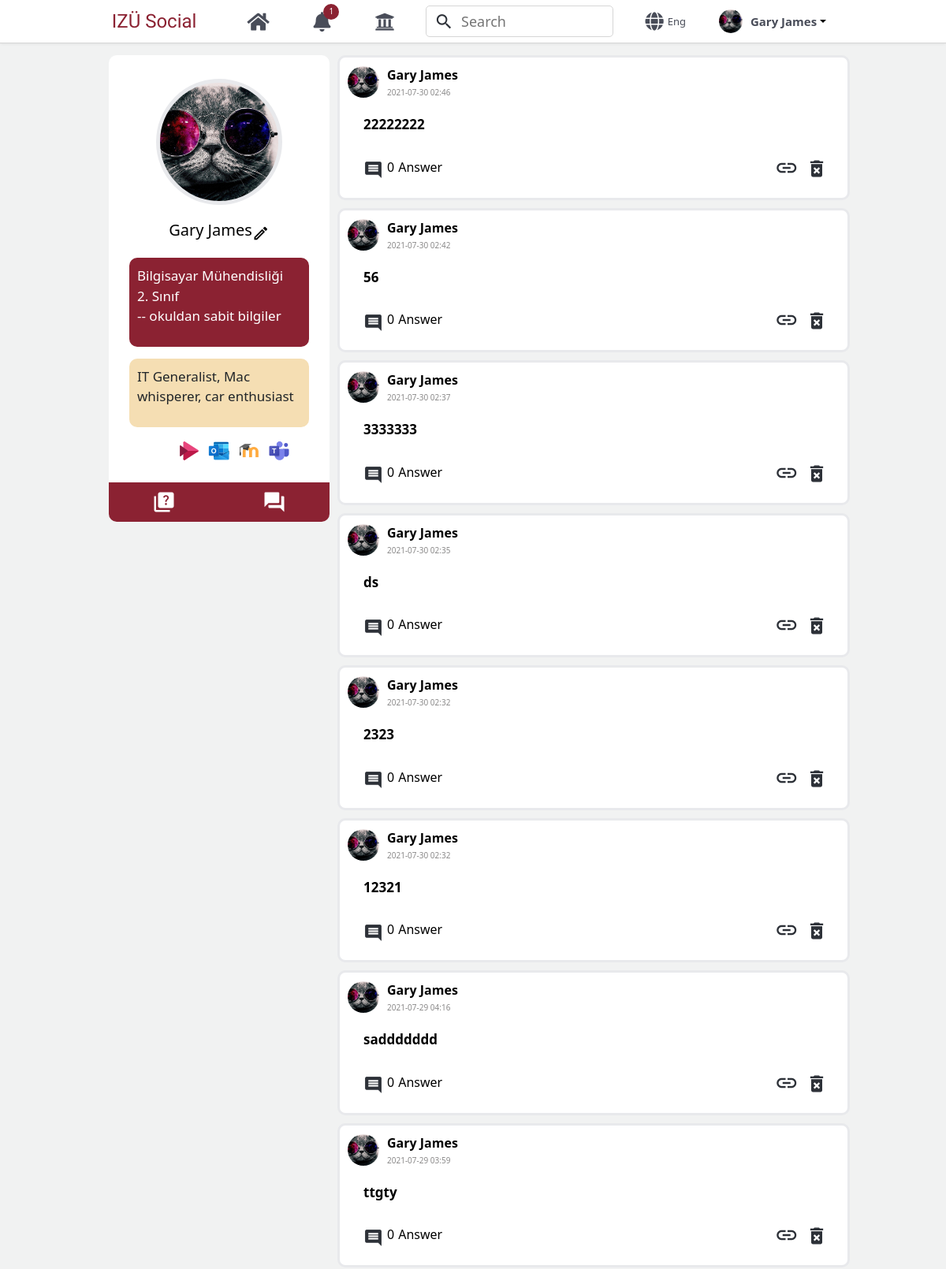
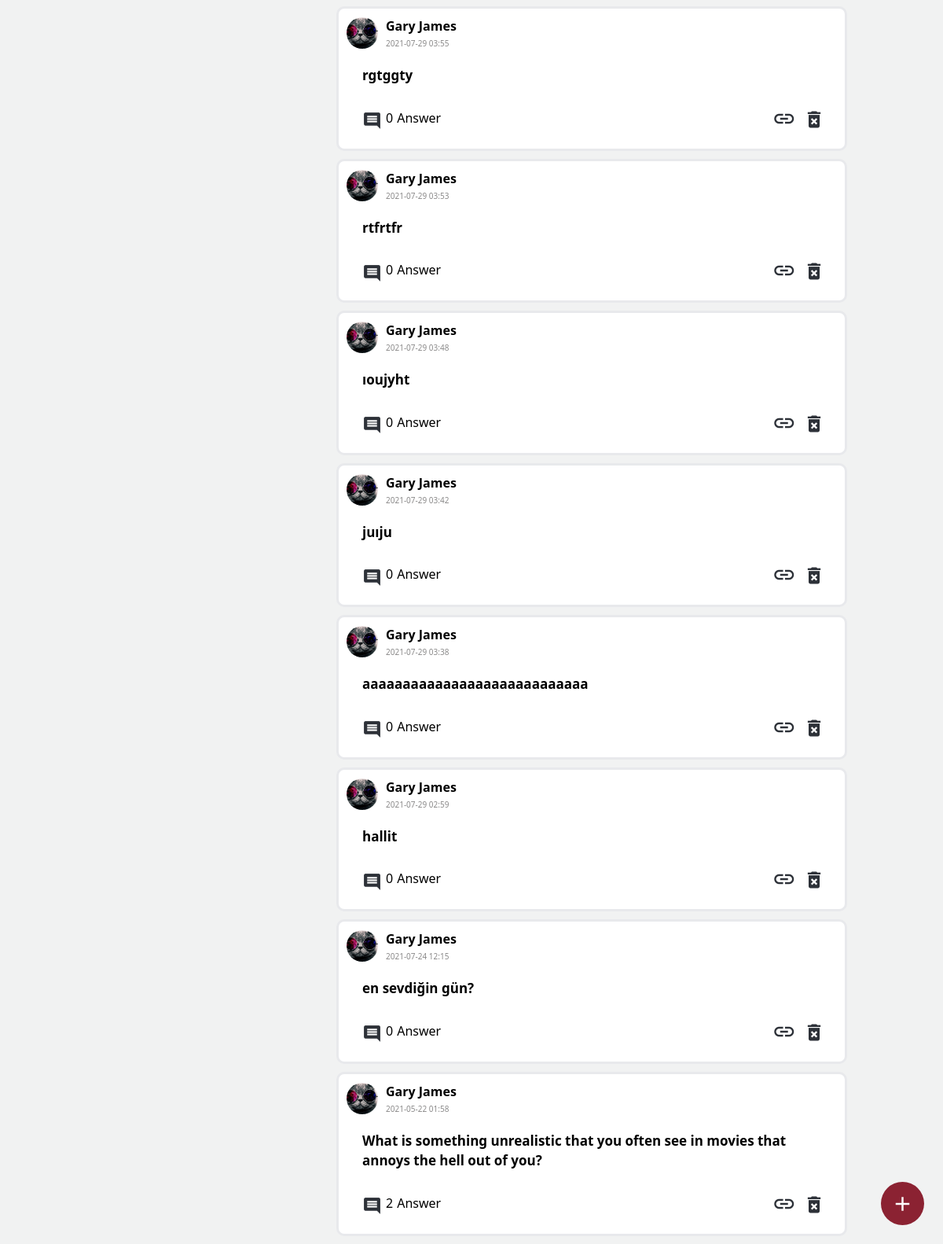
Page /ProfileEditor.php?userID=18 (signed in) on the committed database (2 pictures, top to bottom).
### tables this page shows
CREATE TABLE `questions` (
  `QuestionID` int(11) UNSIGNED NOT NULL,
  `Question` varchar(500) NOT NULL,
  `Question_type` int(2) NOT NULL DEFAULT 1,
  `Section_Name` varchar(50) DEFAULT NULL,
  `Question_Date` varchar(100) NOT NULL,
  `Option1` varchar(150) DEFAULT NULL,
  `Option2` varchar(150) DEFAULT NULL,
  `Option3` varchar(150) DEFAULT NULL,
  `Option4` varchar(150) DEFAULT NULL,
  `Option5` varchar(150) DEFAULT NULL,
  `Correct_Option` varchar(150) DEFAULT NULL,
  `Yes` int(2) DEFAULT 0,
  `No` int(2) DEFAULT 0,
  `UserID` int(11) UNSIGNED NOT NULL
);

### ProfileEditor.php (the view, shortened to what this page needs)
<?php
require_once("connection.php");
?>
<html lang="en">
<head>
    <link rel="stylesheet" href="bootstrap.min.css">
    <link rel="stylesheet" href="https://cdnjs.cloudflare.com/ajax/libs/font-awesome/5.15.3/css/all.min.css" />
    <link rel="stylesheet" href="indexStyle.css">
    <link rel="stylesheet" href="Second_index.css">
    <link rel="stylesheet" href="Question.css">
    <link rel="stylesheet" href="Profile_Style.css">
</head>
<body>
<nav  id="navBar">
        <div class="rowflex" id="navbar_big_div">
            <div>
                <a class="brand" href="index.php?userID=<?php echo $_SESSION["userID"];?>" >
                IZÜ Social
                </a>
            </div>
            <div class="rowflex ml-5 mr-4" id="Home_icon">
                <a class="nav-link" href="index.php?userID=<?php echo $_SESSION["userID"];?>">
                    <i class="fas fa-home font-adjust nav_icons_color" style="font-size:25px"></i>
                </a>
            </div>
            <div class="rowflex" id="Notifications_icon">
                <a class="nav-link" href="#">
                    <i class="fas fa-bell font-adjust nav_icons_color" style="font-size:25px"></i>
                </a>
                <div class="Notifications_icon_number">
                    1
                </div>
            </div>
            <div class="rowflex ml-4 mr-4 "  id="Campus_icon">
                <a class="nav-link" href="https://kampus.izu.edu.tr/login" target="_blank">
                    <i class="fas fa-university font-adjust nav_icons_color " style="font-size:25px" ></i>
                </a>
            </div>
            <div class="SearchBarContainer  mr-4 rowflex">
                <div style="order:1;cursor:pointer;width:10%;" class="icon_div rowflex">
                <span class="material-icons" name="search_botton" style="font-size:25;color:#999CA6s;">
                </span>
                </div>
                <div style="order:2;width:90%">
                <input type="text" id="search" placeholder="Search" name="search_input" >
                </div>
            </div>
            <div class="dropdown flex_row_start" id="Language_icon">
                <a class="nav-link" style="color:white" href="#" id="navbarDropdown" role="button" data-toggle="dropdown" aria-haspopup="true" aria-expanded="false">
                <i class="fas fa-globe font-adjust nav_icons_color rowflex" style="font-size:24px">
                <span style="font-size:13px;padding-left:5px;font-weight:normal">Eng</span></i>
                </a>
            </div>
                <div class="dropdown rowflex ml-3" style="width:auto"  id="Profile_icon">
                    <a style="cursor:pointer" data-toggle="dropdown" class="dropdown-toggle rowflex Black_Link">
                        <div class="smallPicDiv" alt="profile" title="Profile"
                            style=";background-image: url(user_images/<?php echo $_SESSION["Profile_Picture"];?>);
                            width: 30;height: 30;margin-right:10px">
                        </div> <span style="color:#494D59;font-size:15px"><?php echo $_SESSION["Name"];?></span>
                    </a>
                </div>
        </div>
</nav>
<div class="fixed_ask_div rowflex  AskButton">
  <span class="material-icons" style="font-size:30px;color:white">
  </span>
</div>
<div class="ProfilePage_Box">
<div style="order:1" class="left_Side">
<div id="ProfileDiv">
             <div style="position:relative;display:inline" class="turnHover">
             <div class="profilePicDiv" style="order:1;background-image: url(user_images/<?php echo $_SESSION["Profile_Picture"];?>)"></div>
             </div>
             <div style="order:5;display: flex;flex-direction: row;justify-content:center;align-items: flex-start;">
                <img src="images/students_30px.png" alt="student" >
                <a href="http://">
                 <img src="images/microsoft_stream_2019_30px.png" alt="stream" style="margin:0px 8px 0px 8px" class="scale_motion">
                </a>
               <a href="http://">
                <img src="images/microsoft_outlook_2019_30px.png" alt="outlook" class="scale_motion">
               </a>
               <a href="http://">
                 <img src="images/moodle_30px.png" alt="moodle" style="margin:0px 8px 0px 8px" class="scale_motion">
               </a>
                <a href="http://">
                  <img src="images/microsoft_teams_2019_30px.png" alt="teams" class="scale_motion">
                </a>
            </div>
    <div class="info rowflex" style="order:2;word-wrap: break-word;max-width:130px;">
            <div>
                <h5 style="color:black;order:2">
                <?php
                    echo $_SESSION["Name"];
                ?>
                </h5>
            </div>
            <div>
               <span class="material-icons-outlined scale_motion" style="font-size:22;cursor: pointer;color:black;" onclick="OpenButtonEdit_Profile()">
                </span>
            </div>
    </div>
 <div class="textareaProfile" style="background-color:#8B2232;color:white;order:3">
  <p>
  Bilgisayar Mühendisliği<br>
  2. Sınıf<br>
  -- okuldan sabit bilgiler
  </p>
 </div>
  <div class="textareaProfile" style="order:4;margin:10px 0px 10px 0px">
  <p>
     <?php
         echo $_SESSION["User_info"];
     ?>
     </p>
 </div>
</div>
 <div class="profileMenu">
     <div class="Half_Menu" id="QButton">
         <span class="material-icons" style="font-size:30;cursor: pointer;color:white;" >
        </span>
     </div>
     <div class="Half_Menu" id="AButton">
          <span class="material-icons" style="font-size:30;cursor: pointer;color:white;" >
          </span>
     </div>
 </div>
</div>
<div style="order:2;" class="right_Side">
<div id="Sorularim">
 <?php
 $userid=$_SESSION["userID"];
 $select_query=mysqli_query($connection,"SELECT * FROM questions WHERE UserID=$userid ORDER BY QuestionID DESC");
 while($AllQuestions = mysqli_fetch_assoc($select_query)){
 $questionid=$AllQuestions["QuestionID"];
 ?>
 <div class="ProfilePage_Containers" id="ProfilePage_Containers_<?php echo $AllQuestions['QuestionID']; ?>">
     <div style="order: 1;display:flex;flex-direction:row;align-items:center">
         <div class="smallPicDiv" style="order: 1;margin-right:10px;background-image: url(user_images/<?php echo $_SESSION["Profile_Picture"];?>)"></div>
        <div style="order: 2;display:flex;flex-direction:column;align-items:flex-start">
         <div>
         <a href="ProfileEditor.php?userID=<?php echo $_SESSION["userID"];?>" class="Black_Link">
            <?php
               echo $_SESSION["Name"];
            ?>
         </a>
         </div>
          <div style="font-size: 10px;margin-top:3px;color:rgb(139, 138, 138)">
           <?php
          echo $AllQuestions["Question_Date"];
           ?>
          </div>
        </div>
    </div>
    <div style="padding:20px 20px 20px 20px;font-size: 17px;order: 2;word-wrap: break-word;font-weight: bold;">
    <a href="QuestionPreview.php?userID=<?php echo $_SESSION["userID"];?>&QuestionID=<?php echo  $AllQuestions["QuestionID"];?>" class="questionLink">
        <?php echo $AllQuestions["Question"];?>
     </a>
    </div>
    <div class="ProfilePage_Containers_footer" style="order:3;">
           <div style="margin:0px 20px 0px 15px" class="rowflex simpleHover">
            <div>
               <a href="QuestionPreview.php?userID=<?php echo $_SESSION["userID"];?>&QuestionID=<?php echo  $AllQuestions["QuestionID"];?>"
              style="text-decoration: none;color: black;">
                <span class="material-icons" alt="deleteIcon" style="font-size:25;margin-left: 5px;float: left;cursor: pointer;">
                </span>
            </div>
            <div>
                <h6 style="margin-top: 2px;font-weight: normal;float: left;margin-left: 5px;">
                <?php
                 $selectquery=mysqli_query($connection,"SELECT * FROM answers WHERE QuestionID=$questionid");
                 $row= mysqli_num_rows($selectquery);
                 echo $row;
                ?>
                </h6>
            </div>
            <div>
                <h6 style="margin-top: 2px;font-weight: normal;float: left;margin-left: 5px;padding-right:5px">Answer</h6>
            </div>
            </div>
             <div style="margin-right: 15px">
            <div id="X_<?php echo  $AllQuestions["QuestionID"];?>">
                <span class="material-icons" alt="link" style="font-size:30;margin-right: 5px;cursor: pointer;">
                </span>
                <span class="material-icons open_DeleteOrNot_Question" alt="deleteIcon" style="font-size:28;cursor: pointer;"
                    data-id="<?php echo $AllQuestions['QuestionID']; ?>">
                </span>
            </div>
            </div>
        </div>
    </div>
 <?php
 }
 ?>
</div>
</div>
</div>
</body>
</html>

### indexStyle.css (style rules this page uses)
* { font-family: 'Segoe UI'; padding: 0px; margin: 0px; box-sizing: border-box; }
html { scroll-behavior: smooth; width: 100vw; }
body { background-color: rgb(241, 242, 242); margin: 0; padding: 70px 0px 100px 0px ; width: 100vw; overflow-x: hidden; }
#navbar_big_div { min-height: 100%; min-width: 100%; padding: 5px; }
.brand { color:#8b2232; padding-left: 0; font-family: 'Merienda One', sans-serif; font-size: 24px; }
#navBar { position:fixed; width: 100vw; padding: 0px; margin: 0; top: 0px; height:55px; background: #fff; border-bottom: 1px solid #d6d6d6; box-shadow: 0 0 4px rgba(0,0,0,.1); z-index: 50; }
.fixed_ask_div { position: fixed; display: block; right: 24px; bottom: 24px; z-index: 100; border-radius: 50%; min-height: 55px; min-width: 55px; background-color:#8b2232 ; cursor: pointer; }
.nav_icons_color { color:#494D59; }
.SearchBarContainer { display: flex; flex-direction: row; align-items: center; justify-content: center; box-sizing: border-box; border-radius: 5px; width: 20%; min-width: 200px; background-color: white; border: 1px solid #d6d6d6; }
.SearchBarContainer input { outline: none; border:none; border-top-right-radius: 10px; border-bottom-right-radius: 10px; font-size: 18px; min-height: 38px; width: 100%; height: 100%; background-color:white; padding-left: 10px; padding-right: 20px; }
.icon_div { box-sizing: border-box; width: 10%; height: auto; background-color:white ; border-top-left-radius: 10px; border-bottom-left-radius: 10px; margin: 0px 0px 0px 10px; }
.smallPicDiv { width: 40; height: 40; border-radius: 50%; background-repeat: no-repeat; background-position: center; background-size: cover; }
.Black_Link { text-decoration: none; color: black; font-weight: bold; }
.questionLink { text-decoration: none; color: black; }
.material-icons { color:#2D3138; background:none ; outline: none; }

### Second_index.css (style rules this page uses)
.flex_row_start { display: flex; flex-direction: row; align-items:center; justify-content: flex-start; }
#navbar_big_div { height: 100%; }
#Notifications_icon { position: relative; }
#Profile_icon { padding: 0px 10px 0px 10px; }
#Home_icon,#Campus_icon,#Language_icon:hover,#Profile_icon:hover { height: 100%; }
.Notifications_icon_number { position: absolute; min-height:20px; min-width: 20px; width: auto; height: auto; top: -2px; right: 5px; padding: 0px 0px 1px 0px; border-radius: 10px; background-color: #8b2232; z-index: 100; color: white; font-size: 10px; display: flex; flex-direction: row; align-items: center; justify-content: center; text-align: center; cursor: pointer; }

### Question.css (style rules this page uses)
.rowflex { display: flex; flex-direction: row; align-items: center; justify-content: center; }

### rows in the picture
questions: Question_Date "2021-07-30 02:46", Question "22222222", row "0"
questions: Question_Date "2021-07-30 02:42", Question "56", row "0"
questions: Question_Date "2021-07-30 02:37", Question "3333333", row "0"
questions: Question_Date "2021-07-30 02:35", Question "ds", row "0"
questions: Question_Date "2021-07-30 02:32", Question "2323", row "0"
questions: Question_Date "2021-07-30 02:32", Question "12321", row "0"
questions: Question_Date "2021-07-29 04:16", Question "saddddddd", row "0"
questions: Question_Date "2021-07-29 03:59", Question "ttgty", row "0"
questions: Question_Date "2021-07-29 03:55", Question "rgtggty", row "0"
questions: Question_Date "2021-07-29 03:53", Question "rtfrtfr", row "0"
questions: Question_Date "2021-07-29 03:48", Question "ıoujyht", row "0"
questions: Question_Date "2021-07-29 03:42", Question "juıju", row "0"
questions: Question_Date "2021-07-29 03:38", Question "aaaaaaaaaaaaaaaaaaaaaaaaaaaa", row "0"
questions: Question_Date "2021-07-29 02:59", Question "hallit", row "0"
questions: Question_Date "2021-07-24 12:15", Question "en sevdiğin gün?", row "0"
questions: Question_Date "2021-05-22 01:58", Question "What is something unrealistic that you often see in movies that annoys the hell out of you?", row "2"

### other values in the picture
$_SESSION["Name"] "Gary James"
$_SESSION["User_info"] "IT Generalist, Mac whisperer, car enthusiast"
